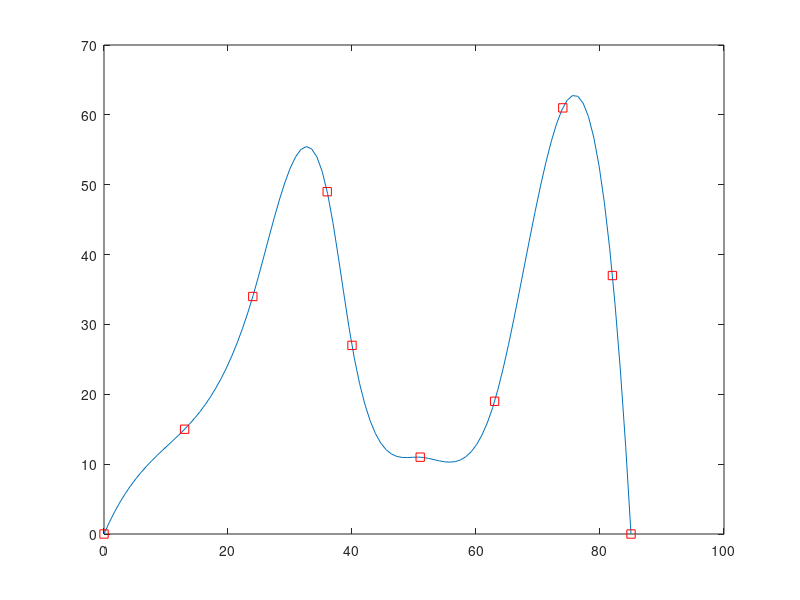

The MATLAB source for this figure:
clc;clear all;close all;
X=[0 13 24 36 40 51 63 74 82 85];
Y=[0 15 34 49 27 11 19 61 37 0];
sp=spline(X,Y);
sp.breaks
sp.coefs
xx=linspace(0,85,100);
yy=fnval(sp,xx);
figure(1);
%fnplt(sp,[1,15])
plot(xx,yy);hold on
plot(X,Y,'sr');hold off;